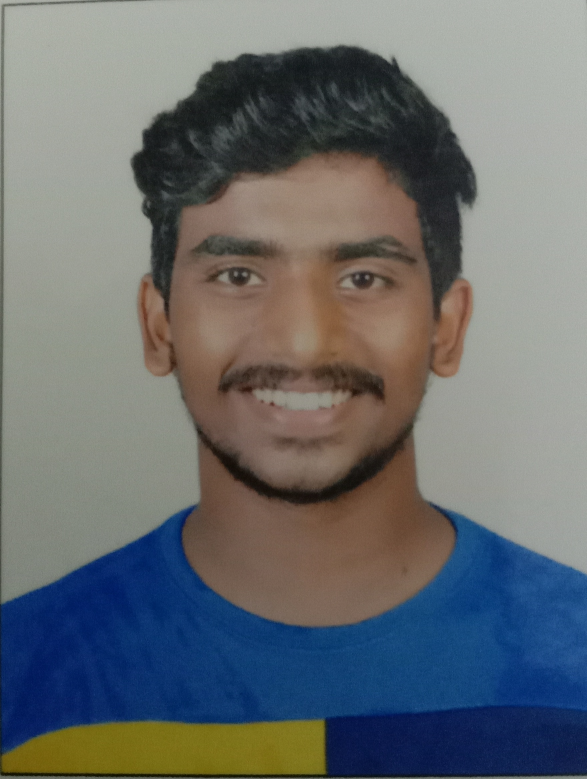
#> input picture sujan1.jpg, 1760 x 2336 px (shown at 1/3 size)
$ python histogram.py
#> lines starting #> are read from the running program, lines starting #| are printed output that depends on the picture
import cv2
import matplotlib.pyplot as plt
img=cv2.imread("sujan1.jpg")
#> img is the input picture: shape (2336, 1760, 3); mean B, G, R 110.6, 108.3, 104.5
re=cv2.resize(img,(500,500),interpolation=cv2.INTER_CUBIC)
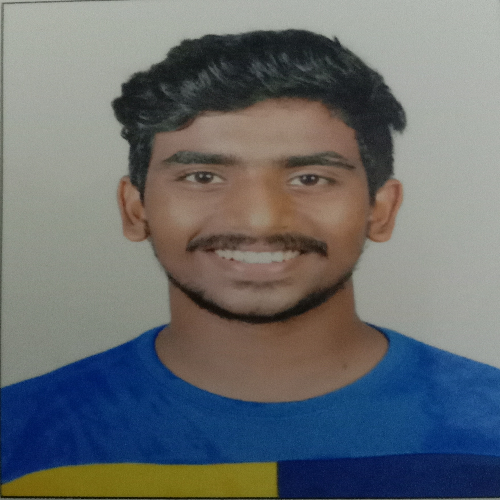
#> re: shape (500, 500, 3); mean B, G, R 110.6, 108.3, 104.5
cv2.imshow("resized",re)

# [12 lines of commented-out code are left out]
colors=('b','g','r')
for i , col in enumerate(colors):
    hist=cv2.calcHist([re],[i],None,[256],[0,256])
    plt.plot(hist,color=col)
    plt.xlim([0,256])


plt.show()
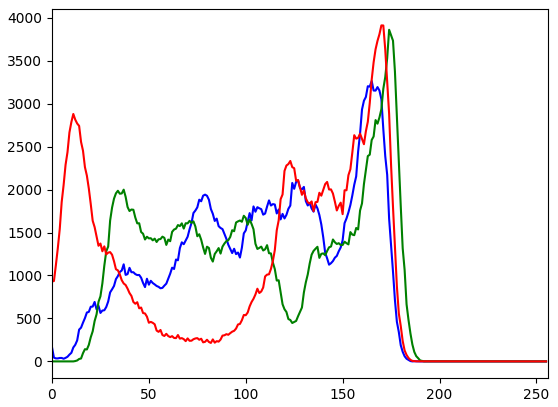
#> figure drawn by matplotlib, 1 panel; curve peaks at x = 165, y = 3264; curve peaks at x = 174, y = 3860; curve peaks at x = 170, y = 3911


cv2.waitKey(0)

$ run again, with pic3.jpg copied over sujan1.jpg
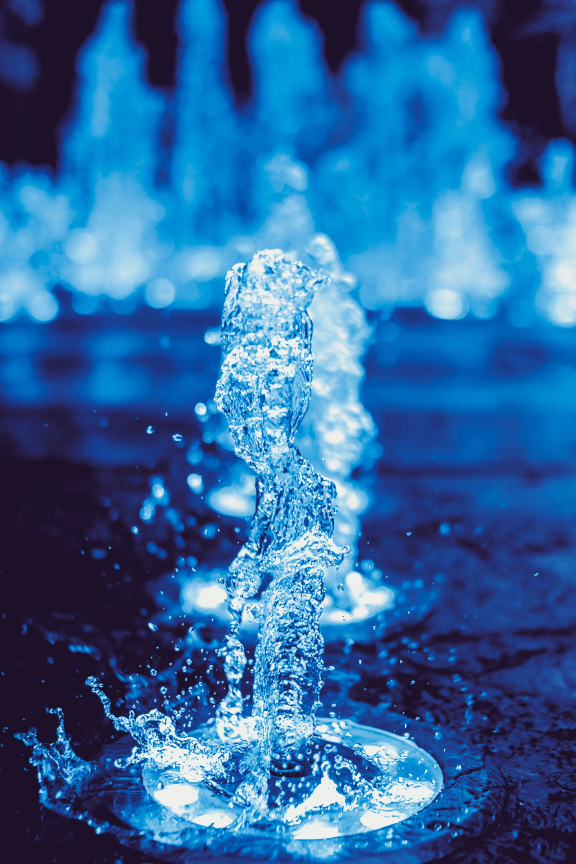
#> input picture pic3.jpg, 1728 x 2592 px (shown at 1/3 size)
#> img is the input picture: shape (2592, 1728, 3); mean B, G, R 159, 103.4, 46.1
#> `re=cv2.resize(img,(500,500),interpolation=cv2.INTER_CUBIC)`:
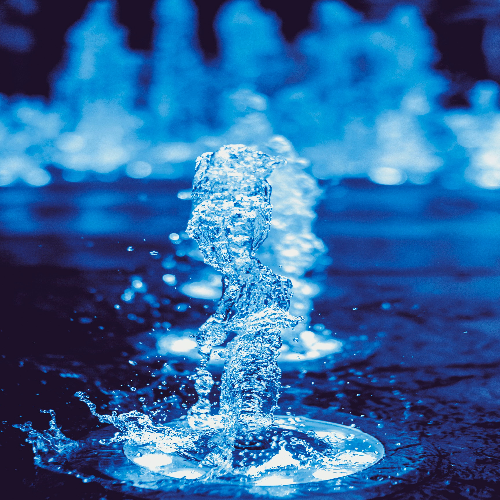
#> re: shape (500, 500, 3); mean B, G, R 159, 103.4, 46.2
#> `plt.show()`:
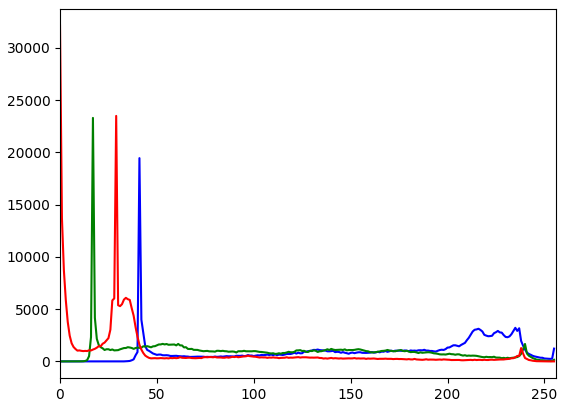
#> figure drawn by matplotlib, 1 panel; curve peaks at x = 41, y = 19450; curve peaks at x = 17, y = 23299; curve peaks at x = 0, y = 32151
